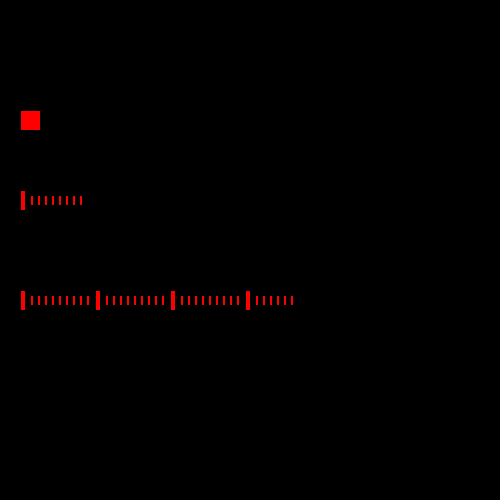
Frame 1 (no input)
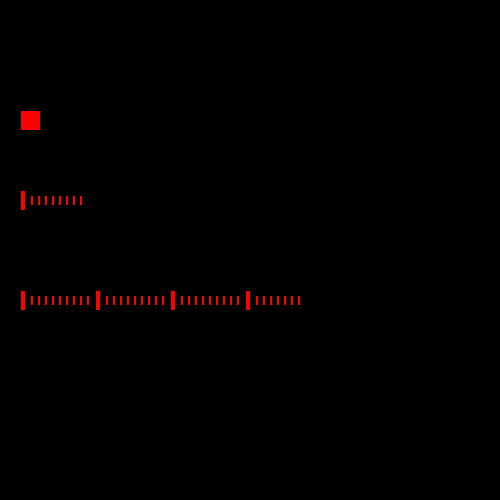
Frame 60 (the mouse pressed at the canvas centre just before this capture)
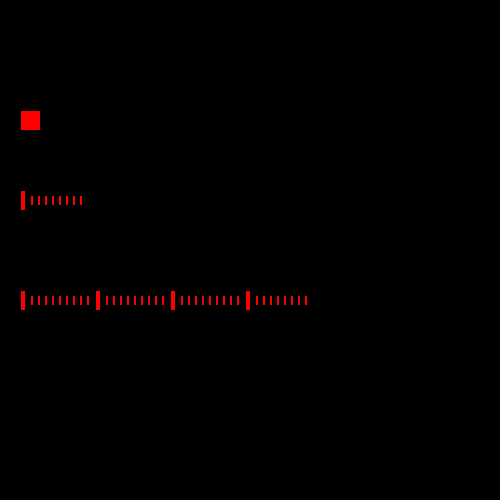
Frame 120 (the mouse held since frame 60 and released just before this capture)

The Processing sketch that drew these frames (run headless with seeded random() and noise(); from frame 60 on, the mouse is pressed at the canvas centre):

// Processing sketch: processing_120178
// ── processing_120178.pde

void setup()
{
size(500,500);
}
void draw()
{

  noFill();
 translate(0,100);
  background(0);
  
 //1.Line 
 rect(20,10,20,20);
 rect(60,10,20,20); 
 rect(100,10,20,20);
 rect(140,10,20,20); 
rect(180,10,20,20); 
 rect(220,10,20,20); 
 rect(260,10,20,20); 
 rect(300,10,20,20); 
 rect(340,10,20,20); 
 rect(380,10,20,20); 
 rect(420,10,20,20); 
 rect(460,10,20,20); 
  //2.Line
 
 rect(20,90,5,20);
  rect(30,95,3,10);
  rect(37,95,3,10); 
  rect(44,95,3,10); 
  rect(51,95,3,10);
  rect(58,95,3,10); 
  rect(65,95,3,10); 
  rect(72,95,3,10); 
  rect(79,95,3,10); 
  rect(86,95,3,10);
  
 
 rect(95,90,5,20);
  rect(105,95,3,10);
  rect(112,95,3,10); 
  rect(119,95,3,10); 
  rect(126,95,3,10);
  rect(133,95,3,10); 
  rect(140,95,3,10); 
  rect(147,95,3,10); 
  rect(154,95,3,10); 
  rect(161,95,3,10);
 
 rect(170,90,5,20); 
  rect(180,95,3,10);
  rect(187,95,3,10); 
  rect(194,95,3,10); 
  rect(201,95,3,10);
  rect(208,95,3,10); 
  rect(215,95,3,10); 
  rect(222,95,3,10); 
  rect(229,95,3,10); 
  rect(236,95,3,10);
  
 rect(245,90,5,20); 
  rect(255,95,3,10);
  rect(262,95,3,10); 
  rect(269,95,3,10); 
  rect(276,95,3,10);
  rect(283,95,3,10); 
  rect(290,95,3,10); 
  rect(297,95,3,10); 
  rect(304,95,3,10); 
  rect(311,95,3,10);
  
 rect(321,90,5,20); 
  rect(331,95,3,10);
  rect(338,95,3,10); 
  rect(345,95,3,10); 
  rect(352,95,3,10);
  rect(359,95,3,10); 
  rect(366,95,3,10); 
  rect(373,95,3,10); 
  rect(380,95,3,10); 
  rect(387,95,3,10);
  
 rect(397,90,5,20); 
  rect(410,95,3,10);
  rect(417,95,3,10); 
  rect(424,95,3,10); 
  rect(431,95,3,10);
  rect(438,95,3,10); 
  rect(445,95,3,10); 
  rect(452,95,3,10); 
  rect(459,95,3,10); 
  rect(466,95,3,10);
  
 rect(475,90,5,20); 
 
 
 //3.Line
 
 
 
 translate(0,100 );
 rect(20,90,5,20);
  rect(30,95,3,10);
  rect(37,95,3,10); 
  rect(44,95,3,10); 
  rect(51,95,3,10);
  rect(58,95,3,10); 
  rect(65,95,3,10); 
  rect(72,95,3,10); 
  rect(79,95,3,10); 
  rect(86,95,3,10);
  
 
 rect(95,90,5,20);
  rect(105,95,3,10);
  rect(112,95,3,10); 
  rect(119,95,3,10); 
  rect(126,95,3,10);
  rect(133,95,3,10); 
  rect(140,95,3,10); 
  rect(147,95,3,10); 
  rect(154,95,3,10); 
  rect(161,95,3,10);
 
 rect(170,90,5,20); 
  rect(180,95,3,10);
  rect(187,95,3,10); 
  rect(194,95,3,10); 
  rect(201,95,3,10);
  rect(208,95,3,10); 
  rect(215,95,3,10); 
  rect(222,95,3,10); 
  rect(229,95,3,10); 
  rect(236,95,3,10);
  
 rect(245,90,5,20); 
  rect(255,95,3,10);
  rect(262,95,3,10); 
  rect(269,95,3,10); 
  rect(276,95,3,10);
  rect(283,95,3,10); 
  rect(290,95,3,10); 
  rect(297,95,3,10); 
  rect(304,95,3,10); 
  rect(311,95,3,10);
  
 rect(321,90,5,20); 
  rect(331,95,3,10);
  rect(338,95,3,10); 
  rect(345,95,3,10); 
  rect(352,95,3,10);
  rect(359,95,3,10); 
  rect(366,95,3,10); 
  rect(373,95,3,10); 
  rect(380,95,3,10); 
  rect(387,95,3,10);
  
 rect(397,90,5,20); 
  rect(410,95,3,10);
  rect(417,95,3,10); 
  rect(424,95,3,10); 
  rect(431,95,3,10);
  rect(438,95,3,10); 
  rect(445,95,3,10); 
  rect(452,95,3,10); 
  rect(459,95,3,10); 
  rect(466,95,3,10);
  
 rect(475,90,5,20); 
  pushMatrix();
 //1.Line 
 translate(0,-100);
 
float h = map(hour(),0,24,0,12);


 if(h>=1)
 {
   fill(255,0,0);
 rect(20,10,20,20);}
 
 if(h >=2){
   fill(255,0,0);
 rect(60,10,20,20); }
 if(h>=3){
   fill(255,0,0);
 rect(100,10,20,20);}
 if(h>=4){
   fill(255,0,0);
 rect(140,10,20,20);} 
 if(h>=5){
   fill(255,0,0);
 rect(180,10,20,20); }
 if(h>=6){
   fill(255,0,0);
 rect(220,10,20,20); }
 
 
 if(h>=7){
   fill(255,0,0);
 rect(260,10,20,20); }
 if(h>=8){
   fill(255,0,0);
 rect(300,10,20,20); }
  if(h>=9){
   fill(255,0,0);
   rect(340,10,20,20); }
    if(h>=10){
   fill(255,0,0);
 rect(380,10,20,20); }
 if(h>=11){
   fill(255,0,0);
   rect(420,10,20,20);} 
    if(h>=12){
   fill(255,0,0);
 rect(460,10,20,20); 
    }
 
 
 //2. Line


 if  (minute()>=0)
  {
    fill(255,0,0);
    
 rect(20,90,5,20);}
 if  (minute()>=1)
  {
  rect(30,95,3,10);}
  if  (minute()>=2)
  {
  rect(37,95,3,10);}
  if  (minute()>=3)
  {
  rect(44,95,3,10); }
  if  (minute()>=4)
  {
  rect(51,95,3,10);}
  if  (minute()>=5)
  {
  rect(58,95,3,10); }
  if  (minute()>=6)
  {
  rect(65,95,3,10); }
  if  (minute()>=7)
  {
  rect(72,95,3,10); }
  if  (minute()>=8)
  {
  rect(79,95,3,10); }
  if  (minute()>=9)
  {
  rect(86,95,3,10);}
  
  
  
 if  (minute()>=10)
  {
 rect(95,90,5,20);}
 if  (minute()>=11)
  {
  rect(105,95,3,10);}
  if  (minute()>=12)
  {
  rect(112,95,3,10); }
  if  (minute()>=13)
  {
  rect(119,95,3,10);}
 if  (minute()>=14)
  { 
  rect(126,95,3,10);}
  if  (minute()>=15)
  {
  rect(133,95,3,10); }
  if  (minute()>=16)
  {
  rect(140,95,3,10); }
  if  (minute()>=17)
  {
  rect(147,95,3,10); }
  if  (minute()>=18)
  {
  rect(154,95,3,10); }
  if  (minute()>=19)
  {
  rect(161,95,3,10);
  }
 
 
 if  (minute()>=20)
  {
 rect(170,90,5,20); }
 if  (minute()>=21)
  {
  rect(180,95,3,10);}
  if  (minute()>=22)
  {
  rect(187,95,3,10); }
  if  (minute()>=23)
  {
  rect(194,95,3,10); }
  if  (minute()>=24)
  {
  rect(201,95,3,10);}
  if  (minute()>=25)
  {
  rect(208,95,3,10); }
  if  (minute()>=26)
  {
  rect(215,95,3,10); }
  if  (minute()>=27)
  {
  rect(222,95,3,10);}
 if  (minute()>=28)
  { 
  rect(229,95,3,10); }
  if  (minute()>=29)
  {
  rect(236,95,3,10);}
  
  
  
  if  (minute()>=30)
  {
  
 rect(245,90,5,20); }
 if  (minute()>=31)
  {
  rect(255,95,3,10);}
  if  (minute()>=32)
  {
  rect(262,95,3,10); 
  }
  if  (minute()>=33)
  {
  rect(269,95,3,10); }
  if  (minute()>=34)
  {
  rect(276,95,3,10);}
  if  (minute()>=35)
  {
  rect(283,95,3,10);}
  if  (minute()>=36)
  {
  rect(290,95,3,10); }
  if  (minute()>=37)
  {
  rect(297,95,3,10); }
  if  (minute()>=38)
  {
  rect(304,95,3,10); }
  if  (minute()>=39)
  {
  rect(311,95,3,10);}
  
  
  
  if  (minute()>=40)
  {
  
 rect(321,90,5,20); }
 if  (minute()>=41)
  {
  rect(331,95,3,10);}
  if  (minute()>=42)
  {
  rect(338,95,3,10);}
 if  (minute()>=43)
  {
  rect(345,95,3,10); }
  if  (minute()>=44)
  {
  rect(352,95,3,10);}
  if  (minute()>=45)
  {
  rect(359,95,3,10);}
 if  (minute()>=46)
  { 
  rect(366,95,3,10);}
 if  (minute()>=47)
  { 
  rect(373,95,3,10); }
  if  (minute()>=48)
  {
  rect(380,95,3,10); }
  if  (minute()>=49)
  {
  rect(387,95,3,10);}
  
  
  
  if  (minute()>=50)
  {
  
 rect(397,90,5,20); }
 if  (minute()>=51)
  {
  rect(410,95,3,10);}
  if  (minute()>=52)
  {
  rect(417,95,3,10); }
  if  (minute()>=53)
  {
  rect(424,95,3,10); }
  if  (minute()>=54)
  {
  rect(431,95,3,10);}
  if  (minute()>=55)
  {
  rect(438,95,3,10); }
  if  (minute()>=56)
  {
  rect(445,95,3,10); }
  if  (minute()>=57)
  {
  rect(452,95,3,10);} 
  if  (minute()>=58)
  {
  rect(459,95,3,10); }
  if  (minute()>=59)
  {
  rect(466,95,3,10);}
  
  if  (minute()>=60)
  {
  
 rect(475,90,5,20); 
  }
 
popMatrix();

//Line3//

translate(0,00);
if  (second()>=0)
  {
    fill(255,0,0);
     rect(20,90,5,20);}
     if  (second()>=1)
  {
    fill(255,0,0);
  rect(30,95,3,10);}
  if  (second()>=2)
  {
    fill(255,0,0);
  rect(37,95,3,10); }
  if  (second()>=3)
  {
    fill(255,0,0);
  rect(44,95,3,10); }
  if  (second()>=4)
  {
    fill(255,0,0);
  rect(51,95,3,10);}
  if  (second()>=5)
  {
    fill(255,0,0);
  rect(58,95,3,10); }
  if  (second()>=6)
  {
    fill(255,0,0);
  rect(65,95,3,10);} 
  if  (second()>=7)
  {
    fill(255,0,0);
  rect(72,95,3,10); }
  if  (second()>=8)
  {
    fill(255,0,0);
  rect(79,95,3,10); }
  if  (second()>=9)
  {
    fill(255,0,0);
  rect(86,95,3,10);
  }
  
  
  
  
  
 if  (second()>=10)
  {
    fill(255,0,0);
 rect(95,90,5,20);}
 
 if  (second()>=11)
  {
    fill(255,0,0);
   rect(105,95,3,10);}
   if  (second()>=12)
  {
    fill(255,0,0);
  rect(112,95,3,10); }
  if  (second()>=13)
  {
    fill(255,0,0);
  rect(119,95,3,10);}
  if  (second()>=14)
  {
    fill(255,0,0);
  rect(126,95,3,10);}
  if  (second()>=15)
  {
    fill(255,0,0);
  rect(133,95,3,10); }
  if  (second()>=16)
  {
    fill(255,0,0);
  rect(140,95,3,10); }
  if  (second()>=17)
  {
    fill(255,0,0);
  rect(147,95,3,10); }
  if  (second()>=18)
  {
    fill(255,0,0);
  rect(154,95,3,10); }
  if  (second()>=19)
  {
    fill(255,0,0);
  rect(161,95,3,10);}
  
  
  if  (second()>=20)
  {
    fill(255,0,0); 
 rect(170,90,5,20); }
 if  (second()>=21)
  {
    fill(255,0,0);
  rect(180,95,3,10);}
  if  (second()>=22)
  {
    fill(255,0,0);
  rect(187,95,3,10); }
  if  (second()>=23)
  {
    fill(255,0,0);
  rect(194,95,3,10);}
  if  (second()>=24)
  {
    fill(255,0,0);
  rect(201,95,3,10);}
  if  (second()>=25)
  {
    fill(255,0,0);
  rect(208,95,3,10); }
  if  (second()>=26)
  {
    fill(255,0,0);
  rect(215,95,3,10); }
  if  (second()>=27)
  {
    fill(255,0,0);
  rect(222,95,3,10);}
 if  (second()>=28)
  {
    fill(255,0,0); 
  rect(229,95,3,10); }
  if  (second()>=29)
  {
    fill(255,0,0);
  rect(236,95,3,10);
  }
  
  
  
 if  (second()>=30)
  {
    fill(255,0,0);   
 rect(245,90,5,20);}
 if  (second()>=31)
  {
    fill(255,0,0);  
  rect(255,95,3,10);}
   if  (second()>=32)
  {
    fill(255,0,0); 
  rect(262,95,3,10); }
   if  (second()>=33)
  {
    fill(255,0,0); 
  rect(269,95,3,10); }
   if  (second()>=34)
  {
    fill(255,0,0); 
  rect(276,95,3,10);}
   if  (second()>=35)
  {
    fill(255,0,0); 
  rect(283,95,3,10);} 
   if  (second()>=36)
  {
    fill(255,0,0); 
  rect(290,95,3,10);} 
   if  (second()>=37)
  {
    fill(255,0,0); 
  rect(297,95,3,10);} 
   if  (second()>=38)
  {
    fill(255,0,0); 
  rect(304,95,3,10);} 
   if  (second()>=39)
  {
    fill(255,0,0); 
  rect(311,95,3,10);}
  
  
  
   if  (second()>=40)
  {
    fill(255,0,0); 
  
 rect(321,90,5,20); }
  if  (second()>=41)
  {
    fill(255,0,0); 
  rect(331,95,3,10);}
   if  (second()>=42)
  {
    fill(255,0,0); 
  rect(338,95,3,10);}
  if  (second()>=43)
  {
    fill(255,0,0);  
  rect(345,95,3,10);} 
   if  (second()>=44)
  {
    fill(255,0,0); 
  rect(352,95,3,10);}
   if  (second()>=45)
  {
    fill(255,0,0); 
  rect(359,95,3,10);} 
   if  (second()>=46)
  {
    fill(255,0,0); 
  rect(366,95,3,10); }
   if  (second()>=47)
  {
    fill(255,0,0); 
  rect(373,95,3,10);}
  if  (second()>=48)
  {
    fill(255,0,0);  
  rect(380,95,3,10); }
   if  (second()>=49)
  {
    fill(255,0,0); 
  rect(387,95,3,10);}



   if  (second()>=50)
  {
    fill(255,0,0); 
  
 rect(397,90,5,20); }
  if  (second()>=51)
  {
    fill(255,0,0); 
  rect(410,95,3,10);}
   if  (second()>=52)
  {
    fill(255,0,0); 
  rect(417,95,3,10); }
   if  (second()>=53)
  {
    fill(255,0,0); 
  rect(424,95,3,10);} 
   if  (second()>=54)
  {
    fill(255,0,0); 
  rect(431,95,3,10);}
   if  (second()>=55)
  {
    fill(255,0,0); 
  rect(438,95,3,10); }
   if  (second()>=56)
  {
    fill(255,0,0); 
  rect(445,95,3,10); }
   if  (second()>=57)
  {
    fill(255,0,0); 
  rect(452,95,3,10); }
   if  (second()>=58)
  {
    fill(255,0,0); 
  rect(459,95,3,10); }
   if  (second()>=59)
  {
    fill(255,0,0); 
  rect(466,95,3,10);}
   if  (second()>=60)
  {
    fill(255,0,0); 
  
 rect(475,90,5,20); }
 
  }
